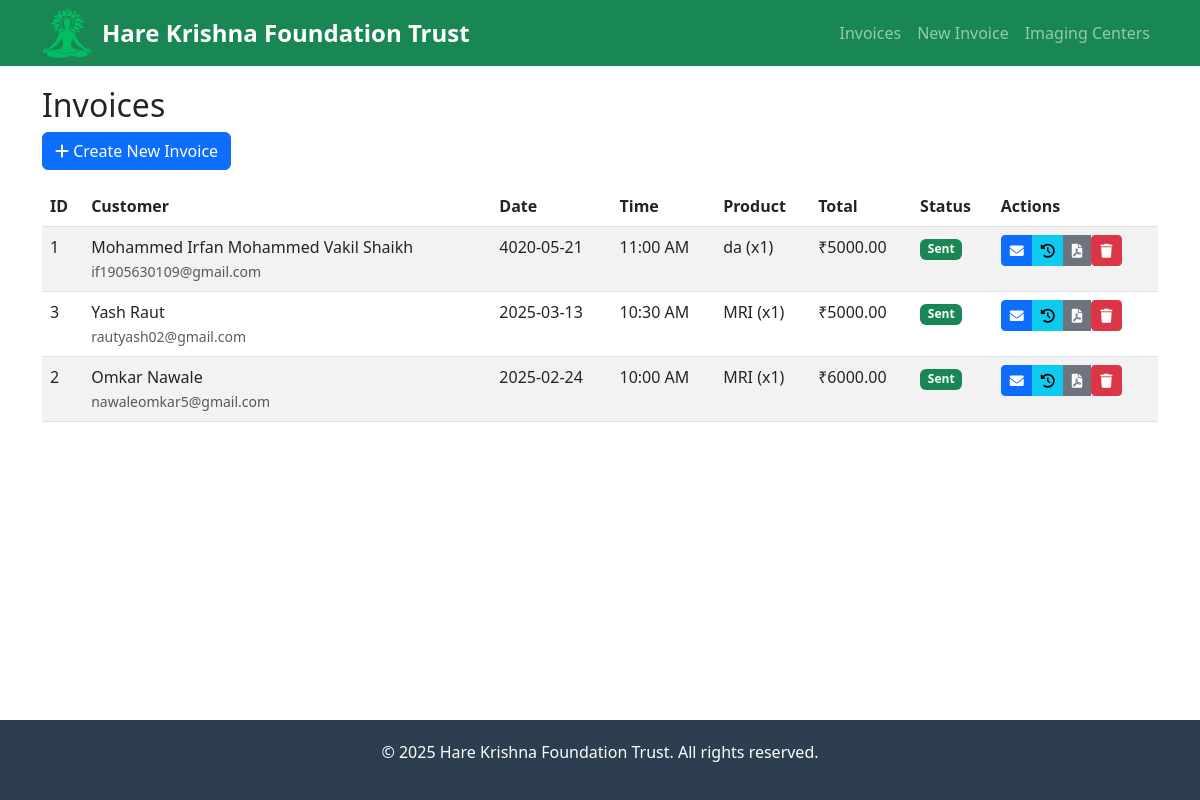
The page / on the database its author committed.
### tables this page shows
CREATE TABLE messages (
                    id INTEGER PRIMARY KEY AUTOINCREMENT,
                    invoice_id INTEGER NOT NULL,
                    imaging_center_id INTEGER NOT NULL,
                    customer_message TEXT NOT NULL,
                    center_message TEXT NOT NULL,
                    sent_date TEXT NOT NULL,
                    status TEXT NOT NULL,
                    FOREIGN KEY (invoice_id) REFERENCES invoices (id),
                    FOREIGN KEY (imaging_center_id) REFERENCES imaging_centers (id)
                );

CREATE TABLE invoices (
                    id INTEGER PRIMARY KEY AUTOINCREMENT,
                    customer_name TEXT NOT NULL,
                    email TEXT NOT NULL,
                    date TEXT NOT NULL,
                    time_slot TEXT NOT NULL,
                    product TEXT NOT NULL,
                    quantity INTEGER NOT NULL,
                    price REAL NOT NULL
                );

### app.py (the view)
@app.route('/')
def index():
    conn = sqlite3.connect(DB_PATH)
    c = conn.cursor()
    c.execute("""
        SELECT i.*, m.sent_date
        FROM invoices i
        LEFT JOIN messages m ON i.id = m.invoice_id
        ORDER BY i.date DESC, i.time_slot ASC
    """)
    invoices = c.fetchall()
    conn.close()
    return render_template("index.html", invoices=invoices)

### templates/index.html (shortened to what this page needs)
{% extends "base.html" %}
{% block content %}
<h2>Invoices</h2>
<div class="mb-3">
    <a href="{{ url_for('create_invoice') }}" class="btn btn-primary">
        <i class="fas fa-plus"></i> Create New Invoice
    </a>
</div>
<div class="table-responsive">
    <table class="table table-striped">
        <thead>
            <tr>
                <th>ID</th>
                <th>Customer</th>
                <th>Date</th>
                <th>Time</th>
                <th>Product</th>
                <th>Total</th>
                <th>Status</th>
                <th>Actions</th>
            </tr>
        </thead>
        <tbody>
            {% for invoice in invoices %}
            <tr>
                <td>{{ invoice[0] }}</td>
                <td>{{ invoice[1] }}<br><small class="text-muted">{{ invoice[2] }}</small></td>
                <td>{{ invoice[3] }}</td>
                <td>{{ invoice[4] }}</td>
                <td>{{ invoice[5] }} (x{{ invoice[6] }})</td>
                <td>₹{{ "%.2f"|format(invoice[6] * invoice[7]) }}</td>
                <td>
                    {% if invoice[8] %}
                        <span class="badge bg-success">Sent</span>
                    {% else %}
                        <span class="badge bg-warning">Pending</span>
                    {% endif %}
                </td>
                <td class="table-actions">
                    <div class="btn-group">
                        <a href="{{ url_for('send_messages', invoice_id=invoice[0]) }}" class="btn btn-sm btn-primary">
                            <i class="fas fa-envelope"></i>
                        </a>
                        <a href="{{ url_for('view_messages', invoice_id=invoice[0]) }}" class="btn btn-sm btn-info">
                            <i class="fas fa-history"></i>
                        </a>
                        <a href="{{ url_for('download_invoice_pdf', invoice_id=invoice[0]) }}" class="btn btn-sm btn-secondary">
                            <i class="fas fa-file-pdf"></i>
                        </a>
                        <form action="{{ url_for('delete_invoice', invoice_id=invoice[0]) }}" method="POST" class="d-inline">
                            <button type="submit" class="btn btn-sm btn-danger" onclick="return confirm('Are you sure you want to delete this invoice?')">
                                <i class="fas fa-trash"></i>
                            </button>
                        </form>
                    </div>
                </td>
            </tr>
            {% endfor %}
        </tbody>
    </table>
</div>
{% endblock %}

### templates/base.html (shortened to what this page needs)
<!DOCTYPE html>
<html lang="en">
<head>
    <link href="https://cdn.jsdelivr.net/npm/bootstrap@5.3.0/dist/css/bootstrap.min.css" rel="stylesheet">
    <link href="https://cdnjs.cloudflare.com/ajax/libs/font-awesome/6.0.0/css/all.min.css" rel="stylesheet">
</head>
<body>
    <nav class="navbar navbar-expand-lg navbar-dark bg-success">
        <div class="container">
            <img src="{{ url_for('static', filename='hkft.png') }}" alt="Hare Krishna Logo" height="50px" width="50px">
            <a class="navbar-brand" href="{{ url_for('index') }}"><b>Hare Krishna Foundation Trust</b></a>
            <div class="collapse navbar-collapse" id="navbarNav">
                <ul class="navbar-nav ms-auto">
                    <li class="nav-item">
                        <a class="nav-link" href="{{ url_for('index') }}">Invoices</a>
                    </li>
                    <li class="nav-item">
                        <a class="nav-link" href="{{ url_for('create_invoice') }}">New Invoice</a>
                    </li>
                    <li class="nav-item">
                        <a class="nav-link" href="{{ url_for('manage_centers') }}">Imaging Centers</a>
                    </li>
                </ul>
            </div>
        </div>
    </nav>
    <main class="container">
        {% block content %}{% endblock %}
    </main>
    <footer>
        <div class="container">
            <p>&copy; {{ 'now'|datetimeformat('%Y') }} Hare Krishna Foundation Trust. All rights reserved.</p>
        </div>
    </footer>
</body>
</html>

### templates/base.html (style rules this page uses)
.navbar { margin-bottom: 20px; }
.navbar-brand { font-size: 1.5rem; font-weight: bold; }
.navbar img { margin-right: 10px; }
.table-actions { white-space: nowrap; }
footer { background-color: #2c3e50; color: white; padding: 20px 0; text-align: center; position: relative; bottom: 0; width: 100%; margin-top: 40px; }
body { display: flex; flex-direction: column; min-height: 100vh; }
main { flex: 1; }

### rows shown on the page
messages: invoice "1", customer_name "Mohammed Irfan Mohammed Vakil Shaikh", email "if1905630109@gmail.com", date "4020-05-21", time_slot "11:00 AM", product "da", quantity "1", shows "Sent"
invoices: invoice[6]*invoice[7] "5000.00"
messages: invoice "3", customer_name "Yash Raut", email "rautyash02@gmail.com", date "2025-03-13", time_slot "10:30 AM", product "MRI", quantity "1", shows "Sent"
invoices: invoice[6]*invoice[7] "5000.00"
messages: invoice "2", customer_name "Omkar Nawale", email "nawaleomkar5@gmail.com", date "2025-02-24", time_slot "10:00 AM", product "MRI", quantity "1", shows "Sent"
invoices: invoice[6]*invoice[7] "6000.00"

### other values the page prints
{{ 'now'|datetimeformat('%Y') }} "2025"
